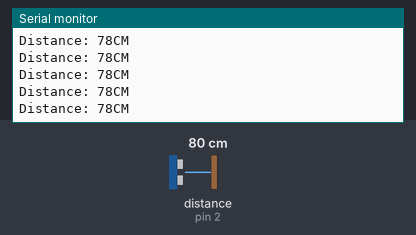
Recording of a sketch running on a simulated Arduino Uno, built with avr-gcc and run on an emulated ATmega328P. Shown: the last lines printed to the serial monitor. Wiring (inferred from the names in the program): ultrasonic range finder: trigger pin 5; echo pin 2. The test bench sets the inputs (shaded band); at power-on: distance to the obstacle (sensor on pin 2) 80 cm. The echo pulse lasts 58.3 µs per cm.

Above: at 1.2 s.
1.3 s: distance to the obstacle (sensor on pin 2) set to 120 cm
At 2.2 s:
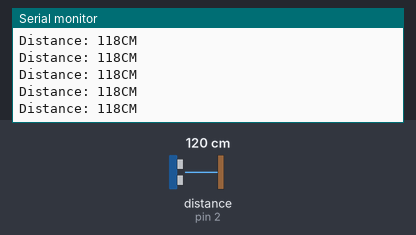
4.3 s: distance to the obstacle (sensor on pin 2) set to 18 cm
At 5.4 s:
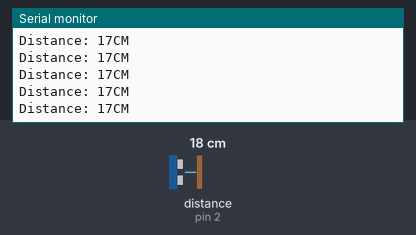
7.3 s: distance to the obstacle (sensor on pin 2) set to 299 cm
At 8.4 s:
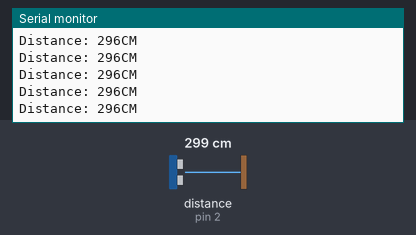
13.3 s: distance to the obstacle (sensor on pin 2) set to 35 cm
At 14.0 s:
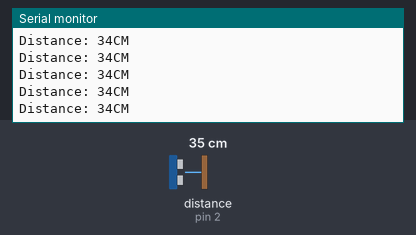
16.3 s: distance to the obstacle (sensor on pin 2) set to 2 cm
At 17.4 s:
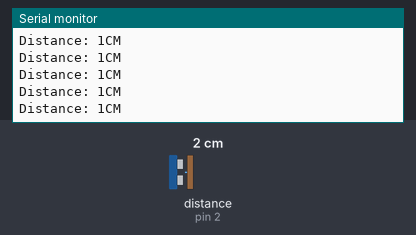
Timing chart, 0 to 19.3 s (numbered marks = the images above; inputs shaded):
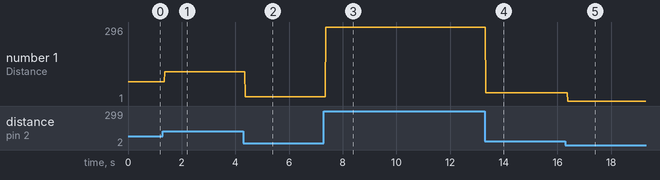

The sketch:

sonic.ino
```cpp
// reference links
// https://projecthub.arduino.cc/Isaac100/getting-started-with-the-hc-sr04-ultrasonic-sensor-7cabe1

// Defining pin numbers
const int trigPin = 5;
const int echoPin = 2;

// Defining variables
long duration;
int distance;

void setup() {
  // Setting trigPin as an OUTPUT
  pinMode(trigPin, OUTPUT);
  // Setting the echoPin as an INPUT
  pinMode(echoPin, INPUT);
  // starting the serial communication
  Serial.begin(9600);
}

void loop() {
  // Clears the trigPin, setting the trigPin to LOW for 2 µs
  digitalWrite(trigPin, LOW);
  delayMicroseconds(2);

  // Setting the trigPin to HIGH for 10 micro seconds - 10 µs
  digitalWrite(trigPin, HIGH);
  delayMicroseconds(10);
  digitalWrite(trigPin, LOW);

  // Using the pulseIn() function we can read the travel time and put that value into the variable duration.
  // This function has 2 parameters, the first one is the name of the Echo pin and for the second is the state of the pulse we are reading, either High or Low.
  duration = pulseIn(echoPin, HIGH);
  // This returns the sound wave travel time in microseconds

  // Calculating the distance in cm
  distance = duration * 0.034 / 2;

  // Prints the distance on the Serial Monitor
  Serial.print("Distance: ");
  Serial.print(distance);
  Serial.print("CM");
  Serial.println("");
}
```

Measured:
- after the input at 1.3 s, the serial monitor: prints a new line after 0.07 s (image 1)
- after the input at 4.3 s, the serial monitor: prints a new line after 0.08 s (image 2)
- after the input at 7.3 s, the serial monitor: prints a new line after 0.07 s (image 3)
- after the input at 13.3 s, the serial monitor: prints a new line at once (image 4)
- after the input at 16.3 s, the serial monitor: prints a new line after 0.08 s (image 5)
- plotted number 1: 78 → 118 after the input at 1.3 s, 118 → 17 after the input at 4.3 s, 17 → 296 after the input at 7.3 s, 296 → 34 after the input at 13.3 s, 34 → 1 after the input at 16.3 s
